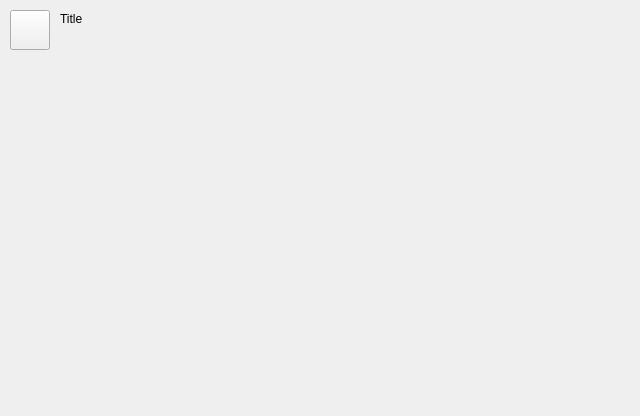
<?xml version="1.0" encoding="UTF-8"?>
<ui version="4.0">
 <class>EducationAdvisorWidget</class>
 <widget class="QWidget" name="EducationAdvisorWidget">
  <property name="geometry">
   <rect>
    <x>0</x>
    <y>0</y>
    <width>640</width>
    <height>416</height>
   </rect>
  </property>
  <property name="windowTitle">
   <string>Form</string>
  </property>
  <widget class="Button" name="cIconButton">
   <property name="geometry">
    <rect>
     <x>10</x>
     <y>10</y>
     <width>40</width>
     <height>40</height>
    </rect>
   </property>
   <property name="text">
    <string/>
   </property>
  </widget>
  <widget class="Label" name="cTitle">
   <property name="geometry">
    <rect>
     <x>60</x>
     <y>12</y>
     <width>545</width>
     <height>35</height>
    </rect>
   </property>
   <property name="text">
    <string>Title</string>
   </property>
   <property name="alignment">
    <set>Qt::AlignLeading|Qt::AlignLeft|Qt::AlignTop</set>
   </property>
  </widget>
 </widget>
 <customwidgets>
  <customwidget>
   <class>Button</class>
   <extends>QPushButton</extends>
   <header>widget/button.h</header>
  </customwidget>
  <customwidget>
   <class>Label</class>
   <extends>QLabel</extends>
   <header>widget/label.h</header>
  </customwidget>
 </customwidgets>
 <resources/>
 <connections/>
</ui>
